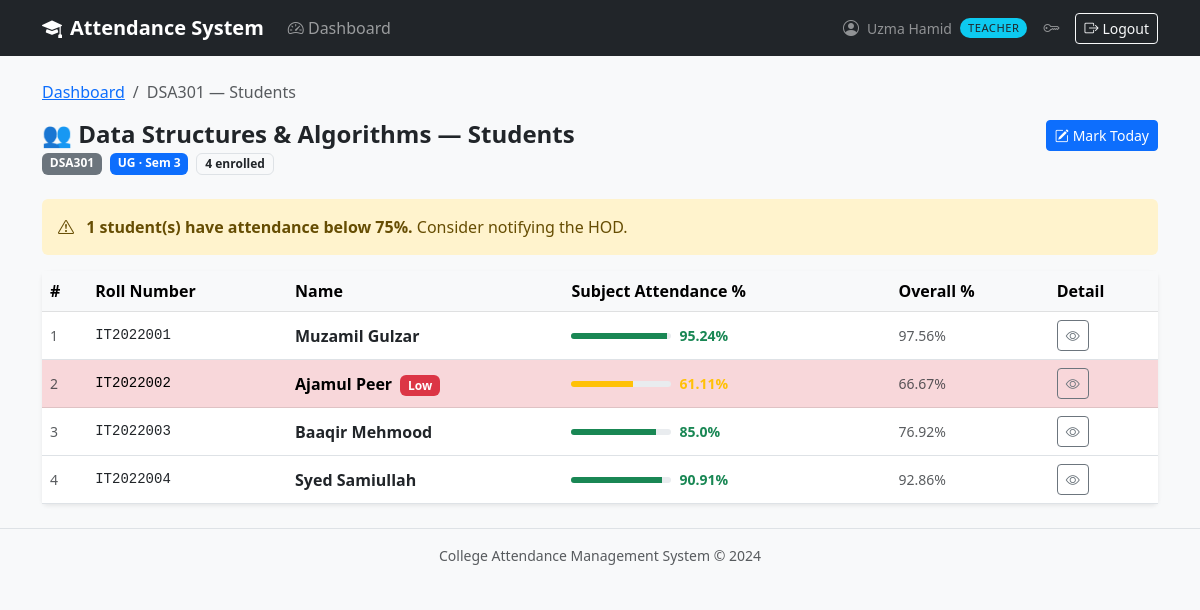
The page /teacher/subject/1/students (signed in) on the database its author committed.
### app/models/user.py (models this page shows, shortened)
class User(UserMixin, db.Model):
    __tablename__ = 'users'
    id = db.Column(db.Integer, primary_key=True)
    email = db.Column(db.String(120), unique=True, nullable=False, index=True)
    first_name = db.Column(db.String(50), nullable=False)
    last_name  = db.Column(db.String(50), nullable=False)
    password_hash = db.Column(db.String(256), nullable=False)
    role = db.Column(db.String(20), nullable=False)
    is_active = db.Column(db.Boolean, default=True, nullable=False)
    created_at = db.Column(db.DateTime, default=datetime.utcnow, nullable=False)
    updated_at = db.Column(db.DateTime, default=datetime.utcnow,
                           onupdate=datetime.utcnow, nullable=False)
    teacher_profile = db.relationship('Teacher', back_populates='user',
                                      uselist=False, cascade='all, delete-orphan')
    student_profile = db.relationship('Student', back_populates='user',
                                      uselist=False, cascade='all, delete-orphan')
    @property
    def is_principal(self):
        return self.role == Role.PRINCIPAL
    @property
    def is_hod(self):
        return self.role == Role.HOD
    @property
    def is_teacher(self):
        return self.role == Role.TEACHER
    @property
    def full_name(self):
        return f"{self.first_name} {self.last_name}"

### app/models/subject.py (models this page shows, shortened)
class Subject(db.Model):
    __tablename__ = 'subjects'
    id = db.Column(db.Integer, primary_key=True)
    department_id = db.Column(db.Integer, db.ForeignKey('departments.id'),
                              nullable=False)
    name = db.Column(db.String(100), nullable=False)
    code = db.Column(db.String(15), unique=True, nullable=False)
    semester     = db.Column(db.Integer, nullable=False)
    program_type = db.Column(db.String(5), nullable=False, default='UG')
    total_classes = db.Column(db.Integer, default=0, nullable=False)
    is_active  = db.Column(db.Boolean, default=True, nullable=False)
    created_at = db.Column(db.DateTime, default=datetime.utcnow, nullable=False)
    department = db.relationship('Department', back_populates='subjects')
    teachers   = db.relationship('Teacher', secondary=teacher_subjects,
                                 back_populates='subjects', lazy='dynamic')
    attendance_records = db.relationship('Attendance', back_populates='subject',
                                         lazy='dynamic',
                                         cascade='all, delete-orphan')

### app/models/student.py (models this page shows, shortened)
class Student(db.Model):
    __tablename__ = 'students'
    id = db.Column(db.Integer, primary_key=True)
    user_id = db.Column(db.Integer, db.ForeignKey('users.id'),
                        unique=True, nullable=False)
    department_id = db.Column(db.Integer, db.ForeignKey('departments.id'),
                              nullable=False)
    roll_number = db.Column(db.String(20), unique=True, nullable=False)
    admission_year = db.Column(db.String(9), nullable=False)
    program_type = db.Column(
        db.String(5),
        nullable=False,
        default='UG'
    )
    semester = db.Column(db.Integer, nullable=False, default=1)
    is_graduated       = db.Column(db.Boolean, default=False, nullable=False)
    graduation_semester= db.Column(db.Integer,  nullable=True)
    graduation_year    = db.Column(db.String(9), nullable=True)
    graduation_reason  = db.Column(db.Text,      nullable=True)
    graduated_at       = db.Column(db.DateTime,  nullable=True)
    graduated_by_id    = db.Column(db.Integer,
                                   db.ForeignKey('teachers.id'), nullable=True)
    created_at = db.Column(db.DateTime, default=datetime.utcnow, nullable=False)
    updated_at = db.Column(db.DateTime, default=datetime.utcnow,
                           onupdate=datetime.utcnow, nullable=False)
    user            = db.relationship('User', back_populates='student_profile')
    department      = db.relationship('Department', back_populates='students')
    graduated_by    = db.relationship('Teacher', foreign_keys=[graduated_by_id])
    attendance_records = db.relationship('Attendance', back_populates='student',
                                         lazy='dynamic',
                                         cascade='all, delete-orphan')
    @property
    def full_name(self):
        return self.user.full_name if self.user else 'Unknown'
    @property
    def attendance_percentage(self):
        records = self.attendance_records.filter_by(
            semester=self.semester
        ).all()
        conducted = [r for r in records if r.status not in ('leave', 'event')]
        if not conducted:
            return 0.0
        attended = sum(1 for r in conducted if r.status == 'present')
        return round((attended / len(conducted)) * 100, 2)
    def attendance_percentage_for_subject(self, subject_id):
        from app.models.attendance import Attendance
        records = self.attendance_records.filter_by(
            subject_id=subject_id
        ).all()
        conducted = [r for r in records if r.status not in ('leave', 'event')]
        if not conducted:
            return 0.0
        attended = sum(1 for r in conducted if r.status == 'present')
        return round((attended / len(conducted)) * 100, 2)

### app/models/attendance.py (models this page shows, shortened)
class Attendance(db.Model):
    __tablename__ = 'attendance'
    __table_args__ = (
        db.UniqueConstraint(
            'student_id', 'subject_id', 'date',
            name='uq_student_subject_date'
        ),
    )
    id = db.Column(db.Integer, primary_key=True)
    student_id = db.Column(db.Integer, db.ForeignKey('students.id'),
                           nullable=False, index=True)
    subject_id = db.Column(db.Integer, db.ForeignKey('subjects.id'),
                           nullable=False, index=True)
    marked_by_id = db.Column(db.Integer, db.ForeignKey('teachers.id'),
                             nullable=False)
    date = db.Column(db.Date, nullable=False, index=True)
    status = db.Column(
        db.String(10),
        nullable=False,
        default='absent'
    )
    semester = db.Column(db.Integer, nullable=False)
    is_edited       = db.Column(db.Boolean,  default=False, nullable=False)
    edit_reason     = db.Column(db.Text,     nullable=True)
    edited_by_id    = db.Column(db.Integer,
                                db.ForeignKey('teachers.id'), nullable=True)
    edited_at       = db.Column(db.DateTime, nullable=True)
    original_status = db.Column(db.String(10), nullable=True)
    created_at = db.Column(db.DateTime, default=datetime.utcnow, nullable=False)
    student    = db.relationship('Student', back_populates='attendance_records')
    subject    = db.relationship('Subject', back_populates='attendance_records')
    marked_by  = db.relationship('Teacher', foreign_keys=[marked_by_id],
                                 back_populates='attendance_records')
    edited_by  = db.relationship('Teacher', foreign_keys=[edited_by_id])
    VALID_STATUSES = ('present', 'absent', 'leave', 'event')

### app/routes/teacher.py (the view)
@teacher_bp.route('/subject/<int:subject_id>/students')
@login_required
@teacher_required
@teacher_owns_subject
def subject_students(subject_id):
    subject  = g.owned_subject
    from app.services.teacher_service import _get_enrolled_students
    students = _get_enrolled_students(subject)
    student_rows = []
    for student in students:
        pct = student.attendance_percentage_for_subject(subject.id)
        student_rows.append({
            'student': student,
            'pct'    : pct,
            'low_att': pct < 75 and pct > 0,
        })
    return render_template('teacher/subject_students.html',
                           subject=subject,
                           student_rows=student_rows,
                           title=f'{subject.code} — Students')

### app/services/teacher_service.py (called while the page is built)
def _get_enrolled_students(subject):
    return (
        Student.query
        .filter_by(
            department_id = subject.department_id,
            semester      = subject.semester,
            program_type  = subject.program_type,
            is_graduated  = False,
        )
        .join(Student.user)
        .filter(User.is_active == True)
        .order_by(Student.roll_number)
        .all()
    )

### app/templates/teacher/subject_students.html
{% extends "shared/base.html" %}
{% block content %}
<nav aria-label="breadcrumb" class="mb-3">
    <ol class="breadcrumb small">
        <li class="breadcrumb-item">
            <a href="{{ url_for('teacher.dashboard') }}">Dashboard</a></li>
        <li class="breadcrumb-item active">{{ subject.code }} — Students</li>
    </ol>
</nav>
<div class="d-flex justify-content-between align-items-start mb-4">
    <div>
        <h4 class="fw-bold mb-1">👥 {{ subject.name }} — Students</h4>
        <div class="d-flex gap-2">
            <span class="badge bg-secondary">{{ subject.code }}</span>
            <span class="badge {{ 'bg-primary' if subject.program_type == 'UG' else 'bg-warning text-dark' }}">
                {{ subject.program_type }} · Sem {{ subject.semester }}
            </span>
            <span class="badge bg-light text-dark border">
                {{ student_rows | length }} enrolled
            </span>
        </div>
    </div>
    <a href="{{ url_for('teacher.mark_attendance_view', subject_id=subject.id) }}"
       class="btn btn-primary btn-sm">
        <i class="bi bi-pencil-square me-1"></i>Mark Today
    </a>
</div>
{% set low_att = student_rows | selectattr('low_att') | list %}
{% if low_att %}
<div class="alert alert-warning border-0 mb-3">
    <i class="bi bi-exclamation-triangle me-2"></i>
    <strong>{{ low_att | length }} student(s) have attendance below 75%.</strong>
    Consider notifying the HOD.
</div>
{% endif %}
<div class="card border-0 shadow-sm">
    <div class="table-responsive">
        <table class="table table-hover align-middle mb-0">
            <thead class="table-light">
                <tr>
                    <th>#</th>
                    <th>Roll Number</th>
                    <th>Name</th>
                    <th>Subject Attendance %</th>
                    <th>Overall %</th>
                    <th>Detail</th>
                </tr>
            </thead>
            <tbody>
            {% for row in student_rows %}
            {% set student = row.student %}
            <tr class="{{ 'table-danger' if row.low_att else '' }}">
                <td class="text-muted small">{{ loop.index }}</td>
                <td class="font-monospace small">{{ student.roll_number }}</td>
                <td class="fw-semibold">
                    {{ student.full_name }}
                    {% if row.low_att %}
                    <span class="badge bg-danger ms-1 small">Low</span>
                    {% endif %}
                </td>
                <td>
                    <div class="d-flex align-items-center gap-2">
                        <div class="progress flex-grow-1" style="height:6px;max-width:100px">
                            <div class="progress-bar
                                bg-{{ 'success' if row.pct >= 75 else 'warning' if row.pct >= 60 else 'danger' }}"
                                 style="width:{{ row.pct }}%"></div>
                        </div>
                        <span class="small fw-semibold
                            text-{{ 'success' if row.pct >= 75 else 'warning' if row.pct >= 60 else 'danger' }}">
                            {{ row.pct }}%
                        </span>
                    </div>
                </td>
                <td class="small text-muted">
                    {{ student.attendance_percentage }}%
                </td>
                <td>
                    <a href="{{ url_for('teacher.student_attendance_detail',
                                subject_id=subject.id,
                                student_id=student.id) }}"
                       class="btn btn-sm btn-outline-secondary">
                        <i class="bi bi-eye"></i>
                    </a>
                </td>
            </tr>
            {% else %}
            <tr>
                <td colspan="6" class="text-center py-5 text-muted">
                    No students enrolled yet for this semester.
                </td>
            </tr>
            {% endfor %}
            </tbody>
        </table>
    </div>
</div>
{% endblock %}

### app/templates/shared/base.html (shortened to what this page needs)
<!DOCTYPE html>
<html lang="en">
<head>
    <link href="https://cdn.jsdelivr.net/npm/bootstrap@5.3.0/dist/css/bootstrap.min.css" rel="stylesheet">
    <link href="https://cdn.jsdelivr.net/npm/bootstrap-icons@1.11.0/font/bootstrap-icons.css" rel="stylesheet">
</head>
<body>
{% if current_user.is_authenticated %}
<nav class="navbar navbar-expand-lg navbar-dark bg-dark">
  <div class="container">
    <a class="navbar-brand" href="/"><i class="bi bi-mortarboard-fill me-2"></i>Attendance System</a>
    <div class="collapse navbar-collapse" id="navMenu">
      <ul class="navbar-nav me-auto">
        {% if current_user.is_principal %}
          <li class="nav-item">
            <a class="nav-link" href="{{ url_for('principal.dashboard') }}">
              <i class="bi bi-speedometer2"></i> Dashboard
            </a>
          </li>
        {% elif current_user.is_teacher %}
          <li class="nav-item">
            <a class="nav-link" href="{{ url_for('teacher.dashboard') }}">
              <i class="bi bi-speedometer2"></i> Dashboard
            </a>
          </li>
        {% elif current_user.is_student %}
          <li class="nav-item">
            <a class="nav-link" href="{{ url_for('student.dashboard') }}">
              <i class="bi bi-speedometer2"></i> Dashboard
            </a>
          </li>
        {% endif %}
      </ul>
      <ul class="navbar-nav ms-auto align-items-center gap-2">
        <li class="nav-item d-flex align-items-center gap-2">
          <i class="bi bi-person-circle text-white-50"></i>
          <span class="text-white-50 small">{{ current_user.full_name }}</span>
          <span class="role-badge
            {% if current_user.is_principal %}bg-danger text-white
            {% elif current_user.is_hod      %}bg-warning text-dark
            {% elif current_user.is_teacher  %}bg-info text-dark
            {% else                          %}bg-success text-white{% endif %}">
            {{ current_user.role }}
          </span>
        </li>
        <li class="nav-item">
          <a class="nav-link text-white-50" href="{{ url_for('auth.change_password_view') }}"
             title="Change password"><i class="bi bi-key"></i></a>
        </li>
        <li class="nav-item">
          <a class="btn btn-sm btn-outline-light" href="{{ url_for('auth.logout') }}">
            <i class="bi bi-box-arrow-right me-1"></i>Logout
          </a>
        </li>
      </ul>
    </div>
  </div>
</nav>
{% endif %}
<main class="container py-4">
  {% block content %}{% endblock %}
</main>
<footer class="text-center text-muted py-3 border-top small">
  College Attendance Management System &copy; 2024
</footer>
</body>
</html>

### app/templates/shared/base.html (style rules this page uses)
body { background-color: #f8f9fa; }
.navbar-brand { font-weight: 700; }
.role-badge { font-size: 0.7rem; padding: 2px 8px; border-radius: 10px; text-transform: uppercase; letter-spacing: 0.5px; }

### rows shown on the page
User: full_name "Uzma Hamid", role "TEACHER"
Subject: code "DSA301", name "Data Structures & Algorithms", program_type "UG", semester "3"
Student: roll_number "IT2022001", attendance_percentage "97.56"
User: full_name "Muzamil Gulzar"
Student: roll_number "IT2022002", attendance_percentage "66.67"
User: full_name "Ajamul Peer"
Student: roll_number "IT2022003", attendance_percentage "76.92"
User: full_name "Baaqir Mehmood"
Student: roll_number "IT2022004", attendance_percentage "92.86"
User: full_name "Syed Samiullah"

### other values the page prints
{{ student_rows | length }} "4"
{{ low_att | length }} "1"
{{ row.pct }} "95.24" "61.11" "85.0" "90.91"
